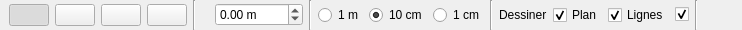
<?xml version="1.0" encoding="UTF-8"?>
<ui version="4.0">
 <class>ONF_ActionModifyPositions2DOptions</class>
 <widget class="QWidget" name="ONF_ActionModifyPositions2DOptions">
  <property name="geometry">
   <rect>
    <x>0</x>
    <y>0</y>
    <width>742</width>
    <height>30</height>
   </rect>
  </property>
  <property name="windowTitle">
   <string>Form</string>
  </property>
  <layout class="QHBoxLayout" name="horizontalLayout">
   <property name="spacing">
    <number>0</number>
   </property>
   <property name="leftMargin">
    <number>0</number>
   </property>
   <property name="topMargin">
    <number>0</number>
   </property>
   <property name="rightMargin">
    <number>0</number>
   </property>
   <property name="bottomMargin">
    <number>0</number>
   </property>
   <item>
    <widget class="QWidget" name="wd_toolbar" native="true">
     <layout class="QVBoxLayout" name="verticalLayout">
      <property name="spacing">
       <number>0</number>
      </property>
      <property name="leftMargin">
       <number>0</number>
      </property>
      <property name="topMargin">
       <number>0</number>
      </property>
      <property name="rightMargin">
       <number>0</number>
      </property>
      <property name="bottomMargin">
       <number>0</number>
      </property>
      <item>
       <widget class="QWidget" name="widget" native="true">
        <layout class="QVBoxLayout" name="verticalLayout_2">
         <property name="spacing">
          <number>0</number>
         </property>
         <property name="leftMargin">
          <number>0</number>
         </property>
         <property name="topMargin">
          <number>0</number>
         </property>
         <property name="rightMargin">
          <number>0</number>
         </property>
         <property name="bottomMargin">
          <number>0</number>
         </property>
         <item>
          <widget class="QWidget" name="widget_3" native="true">
           <layout class="QHBoxLayout" name="horizontalLayout_4">
            <property name="spacing">
             <number>6</number>
            </property>
            <property name="leftMargin">
             <number>9</number>
            </property>
            <property name="topMargin">
             <number>0</number>
            </property>
            <property name="rightMargin">
             <number>9</number>
            </property>
            <property name="bottomMargin">
             <number>0</number>
            </property>
            <item>
             <widget class="QPushButton" name="pb_freeMove">
              <property name="text">
               <string/>
              </property>
              <property name="icon">
               <iconset>
                <normaloff>:/icons/cursor.png</normaloff>:/icons/cursor.png</iconset>
              </property>
              <property name="checkable">
               <bool>true</bool>
              </property>
              <property name="checked">
               <bool>true</bool>
              </property>
              <attribute name="buttonGroup">
               <string notr="true">buttonGroup_mode</string>
              </attribute>
             </widget>
            </item>
            <item>
             <widget class="QPushButton" name="pb_move">
              <property name="text">
               <string/>
              </property>
              <property name="icon">
               <iconset>
                <normaloff>:/icons/move.png</normaloff>
                <normalon>:/icons/move_green.png</normalon>:/icons/move.png</iconset>
              </property>
              <property name="checkable">
               <bool>true</bool>
              </property>
              <attribute name="buttonGroup">
               <string notr="true">buttonGroup_mode</string>
              </attribute>
             </widget>
            </item>
            <item>
             <widget class="QPushButton" name="pb_add">
              <property name="text">
               <string/>
              </property>
              <property name="icon">
               <iconset>
                <normaloff>:/icons/plus.png</normaloff>
                <normalon>:/icons/plus_green.png</normalon>:/icons/plus.png</iconset>
              </property>
              <property name="checkable">
               <bool>true</bool>
              </property>
              <attribute name="buttonGroup">
               <string notr="true">buttonGroup_mode</string>
              </attribute>
             </widget>
            </item>
            <item>
             <widget class="QPushButton" name="pb_remove">
              <property name="text">
               <string/>
              </property>
              <property name="icon">
               <iconset>
                <normaloff>:/icons/moins.png</normaloff>
                <normalon>:/icons/moins_red.png</normalon>:/icons/moins.png</iconset>
              </property>
              <property name="checkable">
               <bool>true</bool>
              </property>
              <attribute name="buttonGroup">
               <string notr="true">buttonGroup_mode</string>
              </attribute>
             </widget>
            </item>
            <item>
             <widget class="Line" name="line">
              <property name="orientation">
               <enum>Qt::Vertical</enum>
              </property>
             </widget>
            </item>
            <item>
             <widget class="QLabel" name="label">
              <property name="text">
               <string/>
              </property>
              <property name="pixmap">
               <pixmap>:/icons/level.png</pixmap>
              </property>
             </widget>
            </item>
            <item>
             <widget class="QDoubleSpinBox" name="dsb_zval">
              <property name="suffix">
               <string> m</string>
              </property>
              <property name="minimum">
               <double>-9999.000000000000000</double>
              </property>
              <property name="maximum">
               <double>9999.000000000000000</double>
              </property>
              <property name="singleStep">
               <double>0.100000000000000</double>
              </property>
             </widget>
            </item>
            <item>
             <widget class="Line" name="line_2">
              <property name="orientation">
               <enum>Qt::Vertical</enum>
              </property>
             </widget>
            </item>
            <item>
             <widget class="QRadioButton" name="rb_1m">
              <property name="text">
               <string>1 m</string>
              </property>
              <attribute name="buttonGroup">
               <string notr="true">buttonGroup_step</string>
              </attribute>
             </widget>
            </item>
            <item>
             <widget class="QRadioButton" name="rb_10cm">
              <property name="text">
               <string>10 cm</string>
              </property>
              <property name="checked">
               <bool>true</bool>
              </property>
              <attribute name="buttonGroup">
               <string notr="true">buttonGroup_step</string>
              </attribute>
             </widget>
            </item>
            <item>
             <widget class="QRadioButton" name="rb_1cm">
              <property name="text">
               <string>1 cm</string>
              </property>
              <attribute name="buttonGroup">
               <string notr="true">buttonGroup_step</string>
              </attribute>
             </widget>
            </item>
            <item>
             <widget class="Line" name="line_3">
              <property name="orientation">
               <enum>Qt::Vertical</enum>
              </property>
             </widget>
            </item>
            <item>
             <widget class="QLabel" name="label_2">
              <property name="text">
               <string>Dessiner</string>
              </property>
             </widget>
            </item>
            <item>
             <widget class="QCheckBox" name="cb_drawPlane">
              <property name="text">
               <string>Plan</string>
              </property>
              <property name="checked">
               <bool>true</bool>
              </property>
             </widget>
            </item>
            <item>
             <widget class="QCheckBox" name="cb_drawLines">
              <property name="text">
               <string>Lignes</string>
              </property>
              <property name="checked">
               <bool>true</bool>
              </property>
             </widget>
            </item>
            <item>
             <widget class="QCheckBox" name="cb_updateLines">
              <property name="text">
               <string/>
              </property>
              <property name="icon">
               <iconset>
                <normaloff>:/icons/view-refresh.png</normaloff>:/icons/view-refresh.png</iconset>
              </property>
              <property name="checked">
               <bool>true</bool>
              </property>
             </widget>
            </item>
            <item>
             <widget class="Line" name="line_4">
              <property name="orientation">
               <enum>Qt::Vertical</enum>
              </property>
             </widget>
            </item>
            <item>
             <spacer name="horizontalSpacer_2">
              <property name="orientation">
               <enum>Qt::Horizontal</enum>
              </property>
              <property name="sizeHint" stdset="0">
               <size>
                <width>40</width>
                <height>20</height>
               </size>
              </property>
             </spacer>
            </item>
           </layout>
          </widget>
         </item>
        </layout>
       </widget>
      </item>
     </layout>
    </widget>
   </item>
  </layout>
 </widget>
 <resources/>
 <connections/>
 <buttongroups>
  <buttongroup name="buttonGroup_mode"/>
  <buttongroup name="buttonGroup_step"/>
 </buttongroups>
</ui>
